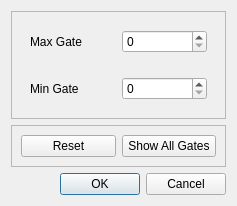
<ui version="4.0">
 <class>GateLimitDialog</class>
 <widget class="QDialog" name="GateLimitDialog">
  <property name="geometry">
   <rect>
    <x>0</x>
    <y>0</y>
    <width>237</width>
    <height>174</height>
   </rect>
  </property>
  <property name="windowTitle">
   <string>Dialog</string>
  </property>
  <layout class="QVBoxLayout" name="verticalLayout">
   <item>
    <widget class="QFrame" name="frame_3">
     <property name="frameShape">
      <enum>QFrame::StyledPanel</enum>
     </property>
     <property name="frameShadow">
      <enum>QFrame::Raised</enum>
     </property>
     <layout class="QVBoxLayout" name="verticalLayout_2">
      <item>
       <widget class="QFrame" name="frame_2">
        <property name="frameShape">
         <enum>QFrame::NoFrame</enum>
        </property>
        <property name="frameShadow">
         <enum>QFrame::Raised</enum>
        </property>
        <layout class="QHBoxLayout" name="horizontalLayout_2">
         <item>
          <widget class="QLabel" name="maxGateLabel">
           <property name="text">
            <string>Max Gate</string>
           </property>
          </widget>
         </item>
         <item>
          <widget class="QSpinBox" name="maxGateSpinBox"/>
         </item>
        </layout>
       </widget>
      </item>
      <item>
       <widget class="QFrame" name="frame">
        <property name="frameShape">
         <enum>QFrame::NoFrame</enum>
        </property>
        <property name="frameShadow">
         <enum>QFrame::Raised</enum>
        </property>
        <layout class="QHBoxLayout" name="horizontalLayout">
         <item>
          <widget class="QLabel" name="minGateLabel">
           <property name="text">
            <string>Min Gate</string>
           </property>
          </widget>
         </item>
         <item>
          <widget class="QSpinBox" name="minGateSpinBox"/>
         </item>
        </layout>
       </widget>
      </item>
     </layout>
    </widget>
   </item>
   <item>
    <widget class="QFrame" name="frame_4">
     <property name="frameShape">
      <enum>QFrame::StyledPanel</enum>
     </property>
     <property name="frameShadow">
      <enum>QFrame::Raised</enum>
     </property>
     <layout class="QHBoxLayout" name="horizontalLayout_3">
      <item>
       <widget class="QPushButton" name="resetButton">
        <property name="text">
         <string>Reset</string>
        </property>
       </widget>
      </item>
      <item>
       <widget class="QPushButton" name="showAllButton">
        <property name="text">
         <string>Show All Gates</string>
        </property>
       </widget>
      </item>
     </layout>
    </widget>
   </item>
   <item>
    <widget class="QDialogButtonBox" name="buttonBox">
     <property name="orientation">
      <enum>Qt::Horizontal</enum>
     </property>
     <property name="standardButtons">
      <set>QDialogButtonBox::Cancel|QDialogButtonBox::Ok</set>
     </property>
    </widget>
   </item>
  </layout>
 </widget>
 <resources/>
 <connections>
  <connection>
   <sender>buttonBox</sender>
   <signal>accepted()</signal>
   <receiver>GateLimitDialog</receiver>
   <slot>accept()</slot>
   <hints>
    <hint type="sourcelabel">
     <x>184</x>
     <y>110</y>
    </hint>
    <hint type="destinationlabel">
     <x>157</x>
     <y>274</y>
    </hint>
   </hints>
  </connection>
  <connection>
   <sender>buttonBox</sender>
   <signal>rejected()</signal>
   <receiver>GateLimitDialog</receiver>
   <slot>reject()</slot>
   <hints>
    <hint type="sourcelabel">
     <x>184</x>
     <y>110</y>
    </hint>
    <hint type="destinationlabel">
     <x>286</x>
     <y>274</y>
    </hint>
   </hints>
  </connection>
 </connections>
</ui>
